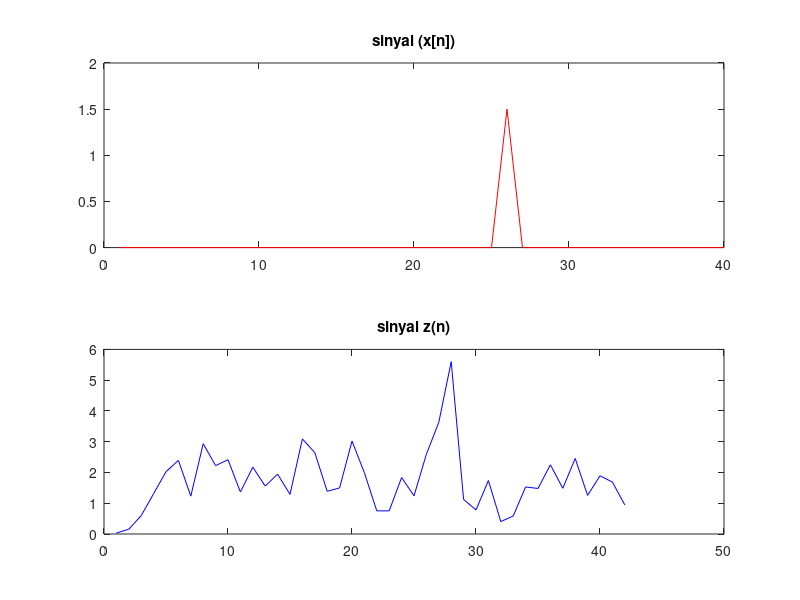

The MATLAB script that drew this image:
clc;
clear all;

h = [3 1 0.5];
lh =  length(h);
axis = zeros(1,40);
hn = [h,axis];

for i = 1:1h;
  axis(1,25+i) = h(i);
endfor
x = 0.5*axis;

a = 0.8;
d = a*(rand(1, 40));

y = x + d;

h1 = flip(h);
z = conv(h1,y);

figure;
subplot(2,1,1);
plot(x,'r');
title("sinyal (x[n])");
axis([1 40]);

subplot(2,1,2);
plot(z,'b');
title("sinyal z(n)");
axis([1 40]);
